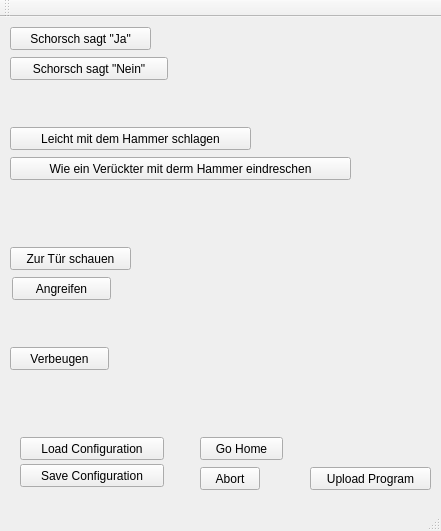
<?xml version="1.0" encoding="UTF-8"?>
<ui version="4.0">
 <class>mainGUI</class>
 <widget class="QMainWindow" name="mainGUI">
  <property name="geometry">
   <rect>
    <x>0</x>
    <y>0</y>
    <width>441</width>
    <height>531</height>
   </rect>
  </property>
  <property name="windowTitle">
   <string>OhEsWeihnachtetSehr</string>
  </property>
  <widget class="QWidget" name="centralWidget">
   <widget class="QPushButton" name="btnHome">
    <property name="geometry">
     <rect>
      <x>200</x>
      <y>420</y>
      <width>83</width>
      <height>23</height>
     </rect>
    </property>
    <property name="text">
     <string>Go Home</string>
    </property>
   </widget>
   <widget class="QPushButton" name="btnLoadConfiguration">
    <property name="geometry">
     <rect>
      <x>20</x>
      <y>420</y>
      <width>144</width>
      <height>23</height>
     </rect>
    </property>
    <property name="text">
     <string>Load Configuration</string>
    </property>
   </widget>
   <widget class="QPushButton" name="btnSaveConfiguration">
    <property name="geometry">
     <rect>
      <x>20</x>
      <y>447</y>
      <width>144</width>
      <height>23</height>
     </rect>
    </property>
    <property name="text">
     <string>Save Configuration</string>
    </property>
   </widget>
   <widget class="QPushButton" name="btnAbortTransmission">
    <property name="geometry">
     <rect>
      <x>200</x>
      <y>450</y>
      <width>60</width>
      <height>23</height>
     </rect>
    </property>
    <property name="text">
     <string>Abort</string>
    </property>
   </widget>
   <widget class="QPushButton" name="btnNo">
    <property name="geometry">
     <rect>
      <x>10</x>
      <y>40</y>
      <width>158</width>
      <height>23</height>
     </rect>
    </property>
    <property name="text">
     <string>Schorsch sagt &quot;Nein&quot;</string>
    </property>
   </widget>
   <widget class="QPushButton" name="btnYes">
    <property name="geometry">
     <rect>
      <x>10</x>
      <y>10</y>
      <width>141</width>
      <height>23</height>
     </rect>
    </property>
    <property name="text">
     <string>Schorsch sagt &quot;Ja&quot;</string>
    </property>
   </widget>
   <widget class="QPushButton" name="btnObeisance">
    <property name="geometry">
     <rect>
      <x>10</x>
      <y>330</y>
      <width>99</width>
      <height>23</height>
     </rect>
    </property>
    <property name="text">
     <string>Verbeugen</string>
    </property>
   </widget>
   <widget class="QPushButton" name="btnToolWeak">
    <property name="geometry">
     <rect>
      <x>10</x>
      <y>110</y>
      <width>241</width>
      <height>23</height>
     </rect>
    </property>
    <property name="text">
     <string>Leicht mit dem Hammer schlagen</string>
    </property>
   </widget>
   <widget class="QPushButton" name="btnToolStrong">
    <property name="geometry">
     <rect>
      <x>10</x>
      <y>140</y>
      <width>341</width>
      <height>23</height>
     </rect>
    </property>
    <property name="text">
     <string>Wie ein Verückter mit derm Hammer eindreschen</string>
    </property>
   </widget>
   <widget class="QPushButton" name="btnAttack">
    <property name="geometry">
     <rect>
      <x>12</x>
      <y>260</y>
      <width>99</width>
      <height>23</height>
     </rect>
    </property>
    <property name="text">
     <string>Angreifen</string>
    </property>
   </widget>
   <widget class="QPushButton" name="btnLookToDoor">
    <property name="geometry">
     <rect>
      <x>10</x>
      <y>230</y>
      <width>121</width>
      <height>23</height>
     </rect>
    </property>
    <property name="text">
     <string>Zur Tür schauen</string>
    </property>
   </widget>
   <widget class="QPushButton" name="btnUpload">
    <property name="geometry">
     <rect>
      <x>310</x>
      <y>450</y>
      <width>121</width>
      <height>23</height>
     </rect>
    </property>
    <property name="text">
     <string>Upload Program</string>
    </property>
   </widget>
  </widget>
  <widget class="QMenuBar" name="menuBar">
   <property name="geometry">
    <rect>
     <x>0</x>
     <y>0</y>
     <width>441</width>
     <height>20</height>
    </rect>
   </property>
  </widget>
  <widget class="QToolBar" name="mainToolBar">
   <attribute name="toolBarArea">
    <enum>TopToolBarArea</enum>
   </attribute>
   <attribute name="toolBarBreak">
    <bool>false</bool>
   </attribute>
  </widget>
  <widget class="QStatusBar" name="statusBar"/>
 </widget>
 <layoutdefault spacing="6" margin="11"/>
 <tabstops>
  <tabstop>btnYes</tabstop>
  <tabstop>btnNo</tabstop>
  <tabstop>btnObeisance</tabstop>
  <tabstop>btnToolWeak</tabstop>
  <tabstop>btnToolStrong</tabstop>
  <tabstop>btnLookToDoor</tabstop>
  <tabstop>btnAttack</tabstop>
  <tabstop>btnLoadConfiguration</tabstop>
  <tabstop>btnSaveConfiguration</tabstop>
  <tabstop>btnHome</tabstop>
  <tabstop>btnAbortTransmission</tabstop>
 </tabstops>
 <resources/>
 <connections>
  <connection>
   <sender>btnLoadConfiguration</sender>
   <signal>clicked()</signal>
   <receiver>mainGUI</receiver>
   <slot>loadConfiguration()</slot>
   <hints>
    <hint type="sourcelabel">
     <x>87</x>
     <y>470</y>
    </hint>
    <hint type="destinationlabel">
     <x>218</x>
     <y>413</y>
    </hint>
   </hints>
  </connection>
  <connection>
   <sender>btnSaveConfiguration</sender>
   <signal>clicked()</signal>
   <receiver>mainGUI</receiver>
   <slot>saveConfiguration()</slot>
   <hints>
    <hint type="sourcelabel">
     <x>115</x>
     <y>497</y>
    </hint>
    <hint type="destinationlabel">
     <x>214</x>
     <y>432</y>
    </hint>
   </hints>
  </connection>
  <connection>
   <sender>btnAbortTransmission</sender>
   <signal>clicked()</signal>
   <receiver>mainGUI</receiver>
   <slot>abortTransmission()</slot>
   <hints>
    <hint type="sourcelabel">
     <x>259</x>
     <y>500</y>
    </hint>
    <hint type="destinationlabel">
     <x>440</x>
     <y>449</y>
    </hint>
   </hints>
  </connection>
  <connection>
   <sender>btnHome</sender>
   <signal>clicked()</signal>
   <receiver>mainGUI</receiver>
   <slot>goHome()</slot>
   <hints>
    <hint type="sourcelabel">
     <x>282</x>
     <y>470</y>
    </hint>
    <hint type="destinationlabel">
     <x>440</x>
     <y>418</y>
    </hint>
   </hints>
  </connection>
  <connection>
   <sender>btnYes</sender>
   <signal>clicked()</signal>
   <receiver>mainGUI</receiver>
   <slot>yesClicked()</slot>
   <hints>
    <hint type="sourcelabel">
     <x>99</x>
     <y>50</y>
    </hint>
    <hint type="destinationlabel">
     <x>222</x>
     <y>47</y>
    </hint>
   </hints>
  </connection>
  <connection>
   <sender>btnNo</sender>
   <signal>clicked()</signal>
   <receiver>mainGUI</receiver>
   <slot>noClicked()</slot>
   <hints>
    <hint type="sourcelabel">
     <x>126</x>
     <y>75</y>
    </hint>
    <hint type="destinationlabel">
     <x>238</x>
     <y>75</y>
    </hint>
   </hints>
  </connection>
  <connection>
   <sender>btnToolWeak</sender>
   <signal>clicked()</signal>
   <receiver>mainGUI</receiver>
   <slot>toolWeakClicked()</slot>
   <hints>
    <hint type="sourcelabel">
     <x>198</x>
     <y>156</y>
    </hint>
    <hint type="destinationlabel">
     <x>372</x>
     <y>148</y>
    </hint>
   </hints>
  </connection>
  <connection>
   <sender>btnToolStrong</sender>
   <signal>clicked()</signal>
   <receiver>mainGUI</receiver>
   <slot>toolStrongClicked()</slot>
   <hints>
    <hint type="sourcelabel">
     <x>221</x>
     <y>179</y>
    </hint>
    <hint type="destinationlabel">
     <x>394</x>
     <y>179</y>
    </hint>
   </hints>
  </connection>
  <connection>
   <sender>btnLookToDoor</sender>
   <signal>clicked()</signal>
   <receiver>mainGUI</receiver>
   <slot>lookToDoorClicked()</slot>
   <hints>
    <hint type="sourcelabel">
     <x>83</x>
     <y>269</y>
    </hint>
    <hint type="destinationlabel">
     <x>160</x>
     <y>271</y>
    </hint>
   </hints>
  </connection>
  <connection>
   <sender>btnAttack</sender>
   <signal>clicked()</signal>
   <receiver>mainGUI</receiver>
   <slot>attackClicked()</slot>
   <hints>
    <hint type="sourcelabel">
     <x>99</x>
     <y>303</y>
    </hint>
    <hint type="destinationlabel">
     <x>165</x>
     <y>301</y>
    </hint>
   </hints>
  </connection>
  <connection>
   <sender>btnObeisance</sender>
   <signal>clicked()</signal>
   <receiver>mainGUI</receiver>
   <slot>obeisanceClicked()</slot>
   <hints>
    <hint type="sourcelabel">
     <x>76</x>
     <y>362</y>
    </hint>
    <hint type="destinationlabel">
     <x>137</x>
     <y>364</y>
    </hint>
   </hints>
  </connection>
  <connection>
   <sender>btnUpload</sender>
   <signal>clicked()</signal>
   <receiver>mainGUI</receiver>
   <slot>uploadProgram()</slot>
   <hints>
    <hint type="sourcelabel">
     <x>367</x>
     <y>487</y>
    </hint>
    <hint type="destinationlabel">
     <x>378</x>
     <y>468</y>
    </hint>
   </hints>
  </connection>
 </connections>
 <slots>
  <slot>writeText()</slot>
  <slot>defineYVector()</slot>
  <slot>defineXVector()</slot>
  <slot>defineBaseVector()</slot>
  <slot>loadConfiguration()</slot>
  <slot>saveConfiguration()</slot>
  <slot>moveToYVector()</slot>
  <slot>moveToBaseVector()</slot>
  <slot>moveToXVector()</slot>
  <slot>cleanBoard()</slot>
  <slot>resetRobot()</slot>
  <slot>abortTransmission()</slot>
  <slot>goHome()</slot>
  <slot>speedChanged(int)</slot>
  <slot>defineMarker()</slot>
  <slot>defineEraserBegin()</slot>
  <slot>selectScheduleDirectory()</slot>
  <slot>scheduleDirectoryLineEditFinished()</slot>
  <slot>automaticStart()</slot>
  <slot>automaticStop()</slot>
  <slot>manualGroupToggled(bool)</slot>
  <slot>automaticGroupToggled(bool)</slot>
  <slot>defineEraserEnd()</slot>
  <slot>manualLoadTextClicked()</slot>
  <slot>yesClicked()</slot>
  <slot>noClicked()</slot>
  <slot>toolWeakClicked()</slot>
  <slot>toolStrongClicked()</slot>
  <slot>lookToDoorClicked()</slot>
  <slot>attackClicked()</slot>
  <slot>obeisanceClicked()</slot>
  <slot>uploadProgram()</slot>
 </slots>
</ui>
